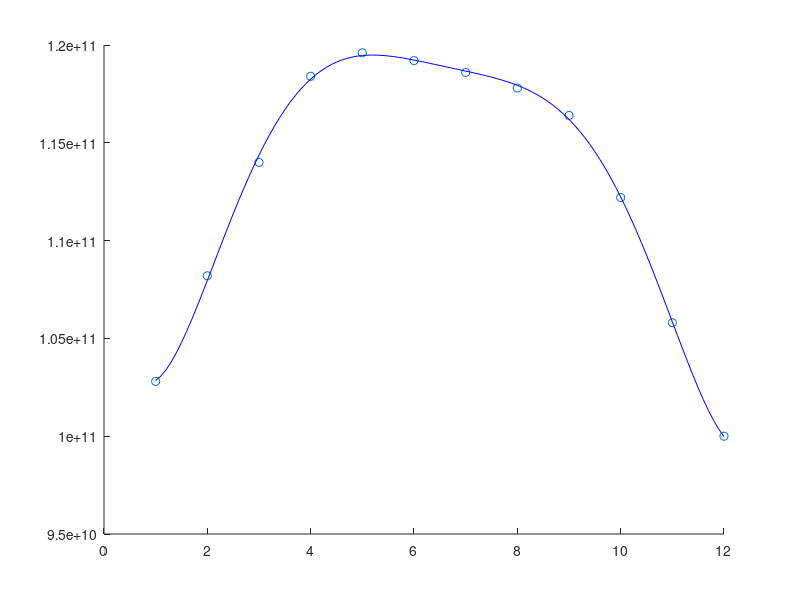

Write MATLAB code to recreate this figure.
% density change in year
clc;close all;clear;
densitychangeinyears=importdata('100kmdensitychangeinyear.csv',',',1);
densitychangeinyears=densitychangeinyears.data;
monthchange=zeros(12,1);
month=densitychangeinyears(1:end,1);
for i=1:12
    monthchange(i,1)=mean(densitychangeinyears(i,4:8));
end


figure(1)
hold on
scatter(month,monthchange,'k*')
[P,res] = polyfit(month,monthchange,6);
month2=1:0.1:12;
monthchange2=polyval(P,month2);
plot(month2,monthchange2,'b')
hold off
n=res.normr;
y=sum((monthchange-mean(monthchange)).^2);
R2=1.0-((n^2)/y);